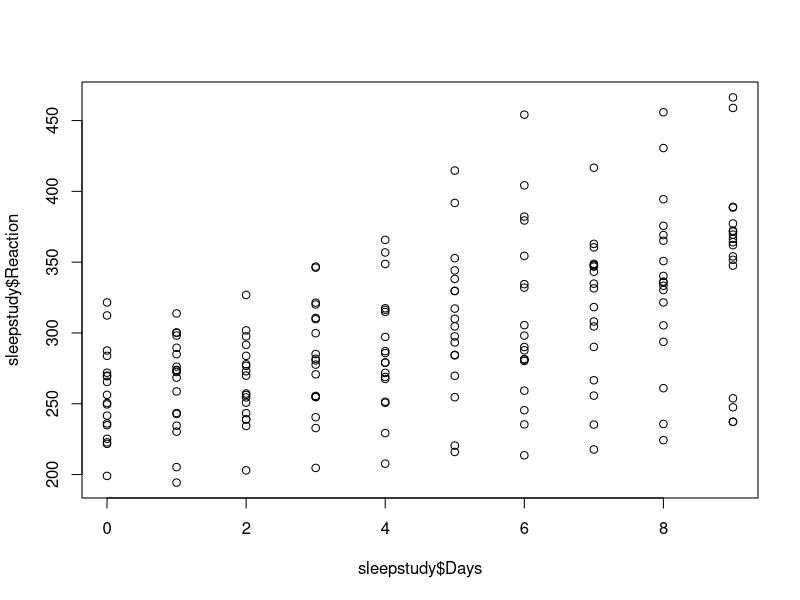

Generate this figure with R: (Note: this script raises an error after producing the figure.)
install.packages("lme4")
library(lme4)
data(sleepstudy)
sleepstudy

# Problem 4a)
png(file="/home/jonas/github/other_courses/STK9900/oblig2/report/figures/sleepstudy.png")
plot(sleepstudy$Days, sleepstudy$Reaction)
dev.off()

mean(sleepstudy$Reaction[sleepstudy$Days==0])
mean(sleepstudy$Reaction[sleepstudy$Days==9])

sleepstudy2 = sleepstudy[sleepstudy$Days==0 | sleepstudy$Days==9]
fit.aov = aov(Days~Reaction, data=sleepstudy)
summary(fit.aov)

# Problem 4b)
fit.lm = lm(Reaction~Days, data=sleepstudy)
summary(fit.lm)

fit.lm2 = lm(Reaction~Days+factor(Subject), data=sleepstudy)
summary(fit.lm2)

# Problem 4c)
library(nlme)
fit.random = lme(Reaction~factor(Days), random=~1|Subject, data=sleepstudy)
summary(fit.random)
37.08727^2/(37.08727^2 + 31.42592^2)
